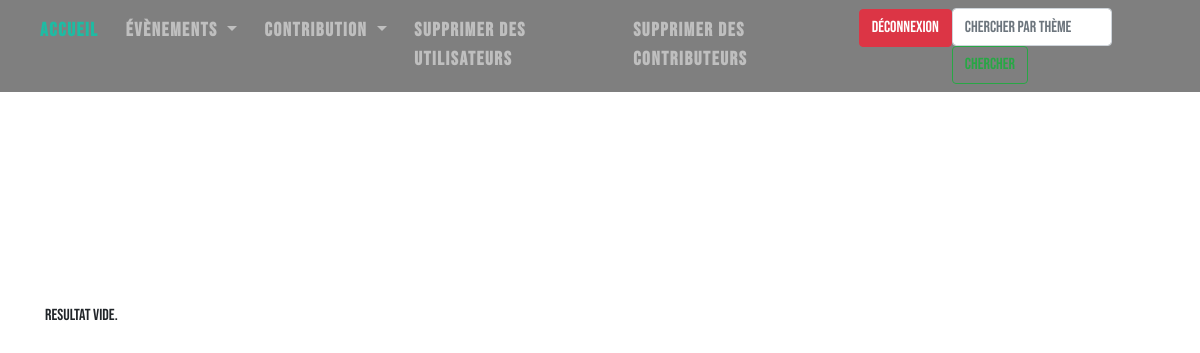
Before: /tables/table.php?nom_table=SKI (signed in) with the older database file.
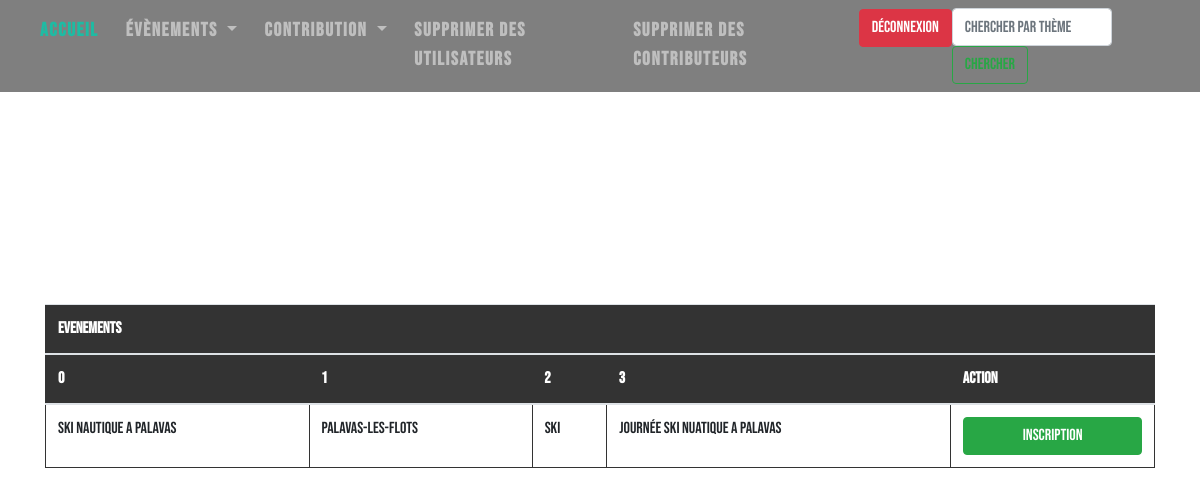
After: the same page with the newer database file.
### tables this page shows
CREATE TABLE EVENEMENT (
ID_EVENT INT AUTO_INCREMENT,
ID_CREATEUR INT NOT NULL,
NOM_EVENT VARCHAR(50),
ADRESSE VARCHAR(50),
LONGITUDE FLOAT,
LATITUDE FLOAT,
THEME VARCHAR(20),
DATE_EV DATE,
DESCRIPTIF TEXT,
EFFECTIF_MAX INT,
EFFECTIF_MIN INT,
CONSTRAINT PK_EVENEMENT PRIMARY KEY (ID_EVENT),
CONSTRAINT DOM_GPS CHECK (LATITUDE >0 AND LONGITUDE >0),
CONSTRAINT FK_EVENEMENT_ID_CREATEUR FOREIGN KEY (ID_CREATEUR) REFERENCES UTILISATEUR(ID)  ON DELETE CASCADE,
CONSTRAINT FK_EVENEMENT_THEME       FOREIGN KEY (THEME)       REFERENCES THEME(NOM_THEME) ON DELETE CASCADE
);

### bdd_class/bdd_class.php (called while the page is built)
 <?php
    class DataBase
    {
        private $db_pdo;
        private $username   = "root";
        private $dbname     = "HLIN511";
        private $servername = "localhost";
        private $password   = "";
        function __construct()
        {
            try
            {
                $this->db_pdo = new PDO("mysql:host=$this->servername;dbname=$this->dbname",
                                                      $this->username, $this->password);
                $this->db_pdo->setAttribute(PDO::ATTR_ERRMODE, PDO::ERRMODE_EXCEPTION);
            }
            catch(PDOException $e)
            {
                echo "Connection failed: " . $e->getMessage();
            }
        }
        function getPDO(){return $this->db_pdo;}
    }
?>

### tables/table_class.php (the view, shortened to what this page needs)
<?php
class Table
{
    public static function printTableButton($nomtable, $nombutton, $resultat_requete)
    {
        $size_col = $resultat_requete->columnCount();
        $premier_ligne = $resultat_requete->fetch();
        if($premier_ligne == false)
        {
            echo 'Resultat vide.';
            return;
        }
        echo '<form action="" method="get">';
        echo '<table class="table table-hover" id = "table_generique">';
        echo '<thead>
                <tr>
                   <th colspan="',$size_col+1,'">',$nomtable,'</th>
                </tr>
             ',
                                      (new self)->print_col_names(array_keys($premier_ligne),$size_col*2, true, false),'
             </thead>';
                echo '<tbody>';
                (new self)->print_row_button($premier_ligne, $size_col, $nombutton);
                echo '</tbody>';
                echo '</table>';
                echo '</form>';
    }
    private function print_row_button($ligne, $size, $nombutton)
    {
        echo '<tr>';
        for($i = 0; $i<$size; $i++)
        {
            echo '<td>';
            echo $ligne[$i];
            echo '</td>';
        }
        echo '<td>';
        echo '<button class="btn btn-success"style="width:100%"" name="'.$nombutton.'" type="submit" value="'.$ligne[0].'">'.$nombutton.'</button>';
        echo '</td>';
        echo '</tr>';
    }
    private function print_col_names($ligne, $size, $button, $etoiles)
    {
        echo '<tr>';
        for($i = 0; $i<$size; $i = $i+2)
        {
            echo '<th onclick=sortTable('.$i/2 .')>';
            echo $ligne[$i];
            echo '</th>';
        }
        if($button)
        {
            echo '<th>';
            echo 'Action';
            echo '</th>';
        }
        echo '</tr>';
    }
}
?>

### tables/table.php (shortened to what this page needs)
<!DOCTYPE html>
<html >
<head>
<link rel="stylesheet" href="https://stackpath.bootstrapcdn.com/bootstrap/4.3.1/css/bootstrap.min.css">
      <link rel="stylesheet" type="text/css" href="../login/style2.css">
      <link rel="stylesheet" href="https://use.fontawesome.com/releases/v5.11.2/css/all.css">
</head>
<body class="bg">
<?php
include '../bdd_class/bdd_class.php';
include 'table_class.php';
include '../user_class/user_class.php';
    $bdd = new DataBase();
    $ActualUser= new User($_SESSION['username'], null, $bdd,$_SESSION['loggedin']);
    $user_type = $_SESSION['user_type'];
    $ActualUser->printNavBar($user_type);
if(isset($_GET["nom_table"]))
{
    echo '<body>';
    echo '<div class=container>';
    switch($_GET["nom_table"])
    {
    case "SKI" :
        $sql = "SELECT NOM_EVENT, ADRESSE, THEME, DESCRIPTIF FROM EVENEMENT WHERE NOM_EVENT LIKE 'SK%'";
        $resultat = $bdd->getPDO()->query($sql);
        Table::printTableButton("EVENEMENTS","Inscription",$resultat);
        break;
    }
}
?>
    </body>
    </html>

### user_class/user_class.php (shortened to what this page needs)
<?php
    class User
    {
        function printNavBar($user_type){
                switch ($user_type) {
                    case 1:
                     echo'<nav class="navbar navbar-expand-lg navbar-dark bg-dark fixed-top">
  <div class="collapse navbar-collapse" id="navbarNavDropdown">
    <ul class="navbar-nav">
      <li class="nav-item active">
             <a class="nav-item nav-link active" href="../login/principale.php">Accueil <span class="sr-only">(current)</span></a>
      </li>
      <li class="nav-item dropdown">
        <a class="nav-link dropdown-toggle" href="#" id="navbarDropdownMenuLink" role="button" data-toggle="dropdown" aria-haspopup="true" aria-expanded="false">
          Évènements
        </a>
      </li>
      <li class="nav-item dropdown">
        <a class="nav-link dropdown-toggle" href="#" id="navbarDropdownMenuLink" role="button" data-toggle="dropdown" aria-haspopup="true" aria-expanded="false">
          Contribution
        </a>
      </li>
      <li class="nav-item">
        <a class="nav-item nav-link" href="../tables/table.php?nom_table=SUP_UTILISATEURS">Supprimer des utilisateurs</a>
        </li>
<li class="nav-item">
        <a class="nav-item nav-link" href="../tables/table.php?nom_table=CONTRIBUTEURS">Supprimer des contributeurs</a>
        </li>
        <form method="get"><button type="submit" class="btn btn-danger" name="deconnexion" >Déconnexion</button></form>
    </ul>
  </div>
    <form method ="post" class="form-inline" action="../tables/table.php?nom_table=SEARCH">
    <input class="form-control mr-sm-2" type="text" name="search" placeholder="Chercher par thème" aria-label="Search">
    <button class="btn btn-outline-success my-2 my-sm-0" name="chercher" type="submit">Chercher</button>
  </form>
</nav>';
                        break;
                }
        }
    }
?>

### login/style2.css (style rules this page uses)
html { -webkit-background-size: cover; -moz-background-size: cover; -o-background-size: cover; background-size: cover }
.bg { background-image: url(../images/background-2.jpg); }
.navbar { text-transform: uppercase; font-weight: 700; font-size:1.2rem; letter-spacing: .1rem; background: rgba(0,0,0,0.5)!important; justify-content: between; }
.navbar-nav li { padding-right :.7rem; }
.navbar-dark .navbar-nav .nav-link.active, .navbar-dark .navbar-nav .nav-link:hover { color: #1ebba3; }
.container { padding-top: 38vh; }
body { overflow-x: hidden; font-family: 'Bebas Neue', cursive; }
table, td { border: 1px solid #333; }
thead, tfoot { background-color: #333; color: #fff; }

### tables/table.php (style rules this page uses)
th { cursor: pointer; }

Changed rows visible on the page:
now on this page (row edited): evenement: NOM_EVENT "Ski nautique a palavas", ADRESSE "Palavas-les-flots", THEME "SKI", DESCRIPTIF "Journée ski nuatique a palavas"
changed evenement: NOM_EVENT "Test" → "Ski nautique a palavas" (drawn)
Other visible differences:
$nomtable: (not shown) → "EVENEMENTS"
$nombutton: (not shown) → "Inscription"
new list line: "0"
new list line: "1"
new list line: "2"
new list line: "3"
text no longer shown: "Resultat vide."
text now shown: "Action"
